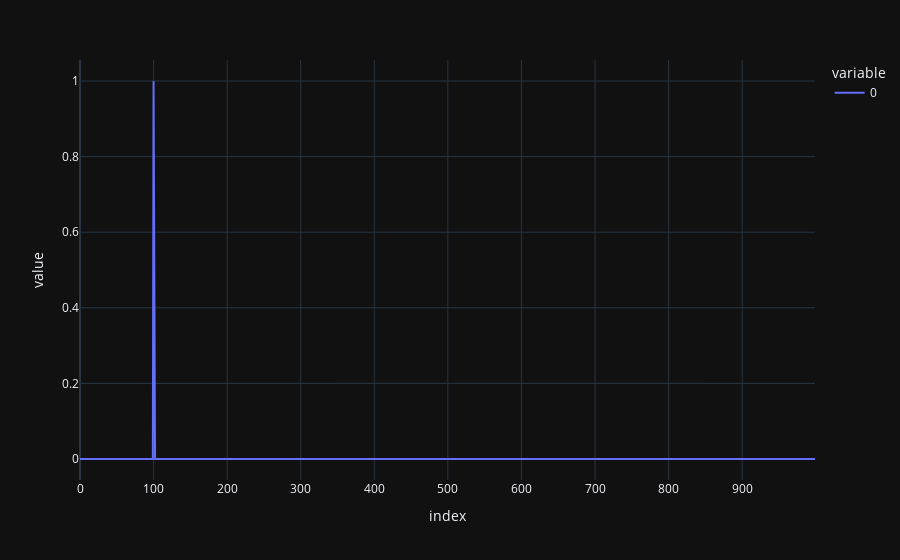

Notebook cell for this chart:
### Code cell
import scipy.signal as s
import matplotlib.pyplot as plt

imp = impulse(n=100, N=1000)
f, psd = s.welch(imp, 100, nperseg=64)

fig = px.line(imp)
fig.show()

plt.semilogy(f, psd)
#plt.ylim([0.5e-3, 1])
plt.xlabel('frequency [Hz]')
plt.ylabel('PSD [V**2/Hz]')
plt.show()

### Figure 1 — Plotly figure (JSON) as saved in the notebook; plotly's stock layout.template omitted (floating-point values rounded to 4 significant figures; data arrays with more than 128 entries replaced by an {"elided": "..."} marker saying what was removed)
{"data": [{"hovertemplate": "variable=0<br>index=%{x}<br>value=%{y}<extra></extra>", "legendgroup": "0", "line": {"color": "#636efa", "dash": "solid"}, "marker": {"symbol": "circle"}, "mode": "lines", "name": "0", "orientation": "v", "showlegend": true, "x": {"elided": "1000 int values"}, "xaxis": "x", "y": {"elided": "1000 float values"}, "yaxis": "y", "type": "scatter"}], "layout": {"xaxis": {"anchor": "y", "domain": [0.0, 1.0], "title": {"text": "index"}}, "yaxis": {"anchor": "x", "domain": [0.0, 1.0], "title": {"text": "value"}}, "legend": {"title": {"text": "variable"}, "tracegroupgap": 0}, "margin": {"t": 60}}}
